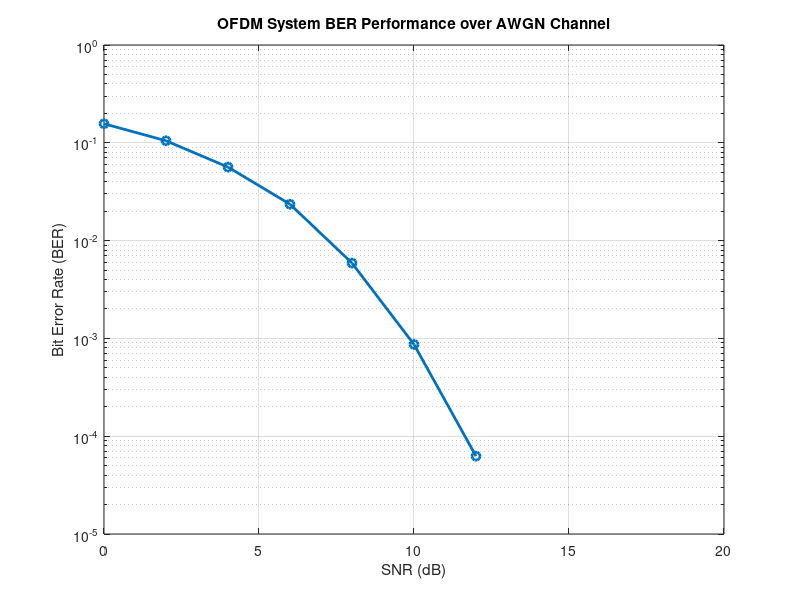

Source code (MATLAB):
clc;
clear;
close all;

%% Parameters
N = 64;                  % Number of subcarriers
cp_len = 16;             % Cyclic Prefix Length
numSymbols = 1000;       % Number of OFDM symbols
snr = 0:2:20;            % SNR range in dB

ber = zeros(size(snr));

for k = 1:length(snr)

    %% Generate Random Bits
    bits = randi([0 1], 2*N*numSymbols, 1);

    %% QPSK Modulation
    bitPairs = reshape(bits, 2, [])';

    qpskSymbols = (2*bitPairs(:,1)-1) + ...
                  1j*(2*bitPairs(:,2)-1);

    qpskSymbols = qpskSymbols / sqrt(2);

    %% OFDM Modulation
    txData = reshape(qpskSymbols, N, []);

    ifftData = ifft(txData, N);

    cp = ifftData(end-cp_len+1:end, :);

    ofdmSignal = [cp; ifftData];

    tx = ofdmSignal(:);

    %% Manual AWGN Channel
    signal_power = mean(abs(tx).^2);

    snr_linear = 10^(snr(k)/10);

    noise_power = signal_power / snr_linear;

    noise = sqrt(noise_power/2) * ...
           (randn(size(tx)) + 1j*randn(size(tx)));

    rx = tx + noise;

    %% Receiver
    rxMatrix = reshape(rx, N+cp_len, []);

    % Remove Cyclic Prefix
    rxMatrix = rxMatrix(cp_len+1:end, :);

    % FFT
    fftData = fft(rxMatrix, N);

    receivedSymbols = fftData(:);

    %% QPSK Demodulation
    rxBits = zeros(length(receivedSymbols)*2,1);

    rxBits(1:2:end) = real(receivedSymbols) > 0;
    rxBits(2:2:end) = imag(receivedSymbols) > 0;

    %% BER Calculation
    errors = sum(bits ~= rxBits);

    ber(k) = errors / length(bits);

end

%% BER Plot
figure;
semilogy(snr, ber, '-o', 'LineWidth', 2);

grid on;
xlabel('SNR (dB)');
ylabel('Bit Error Rate (BER)');
title('OFDM System BER Performance over AWGN Channel');

%% Display BER Values
disp('SNR(dB)    BER');
disp([snr' ber']);
